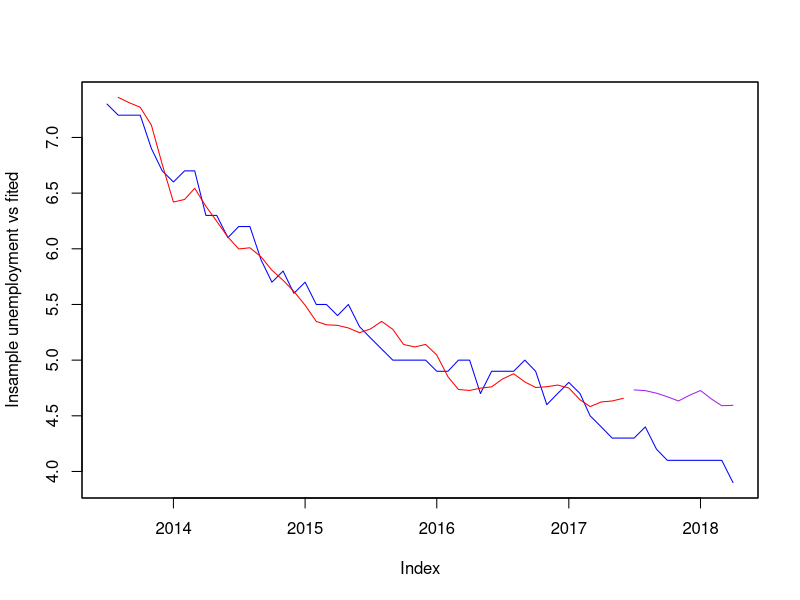

Here is the R script that generated this plot:
## ---- chunk 1
library(lubridate)
library(zoo)
library(xts)
library(Metrics)
library(tidyverse)
library(MASS)
select=dplyr::select
filter=dplyr::filter
knitr::opts_chunk$set(echo=TRUE, warning=FALSE, message=FALSE,comment=NA)
to_xts<-function(data)  xts(data%>%select(-Date),order.by=data%>%.[["Date"]])
to_tbl<-function(xt,...) tbl_df(data.frame(Date=index(xt),xt,
                                          row.names=NULL,check.names = FALSE,...))
## ---- chunk 2
data<-read_csv('google_trend.csv')%>%
  mutate(Date=as.Date(Week,"%m/%d/%Y"))%>%
  select(Date,2:6 )

lead1<-data%>%mutate_at(vars(-Date),funs(lag(.,1)))
lead2<-data%>%mutate_at(vars(-Date),funs(lag(.,2)))
lead3<-data%>%mutate_at(vars(-Date),funs(lag(.,3)))
lead4<-data%>%mutate_at(vars(-Date),funs(lag(.,4)))

dat<-lead1%>%inner_join(lead2,by="Date", suffix=c("_ld1","_ld2"))%>%
      inner_join(lead3, by="Date")%>%
      inner_join(lead4, by="Date",suffix=c("_ld3","_ld4"))
  
  
  
dat<-dat%>% mutate(Date= floor_date(Date, "month"))%>%
  group_by(Date)%>%summarise_all(mean)%>%ungroup
sma2<-dat[-1,]%>%mutate_at(vars(-Date),funs(rollmean(.,2,align = "right",fill=NA)))
dat<-dat%>%inner_join(sma2,by="Date",suffix=c("","_ma2"))


  
  
  
ui<-read_csv('unemployment.csv')%>%
    mutate(Date=paste0(Year,sub("M","-", Period) ,"-01")%>%as.Date)%>%
    select(Date,unemployment=Value)
dat<-dat%>%inner_join(ui,by="Date" )%>%to_xts






## ---- chunk 3
stepAIC(lm(unemployment~., dat["/2017-6"]),trace=0)

fit<-lm(formula = unemployment ~  resume_ld3_ma2 + monster_ld4_ma2, 
        data = dat["/2017-6"])

summary(fit)
## ---- chunk 4
predict(fit, dat["2017-7/"])

dates=as.Date(names(fit$fitted.values),"%Y-%m-%d")

y<-dat[,"unemployment"]
y_fit=xts(fit$fitted.values, order.by=dates)

y1_fit<-xts(predict(fit, dat["2017-7/"]),order.by = index(dat["2017-7/"]))

plot(as.zoo(merge(y,y_fit,y1_fit)), ylab="Insample unemployment vs fited",
    col=c("blue","red","purple"),screens=1)
## ---- chunk 5
print("rmse of in sample test")
rmse(y["/2017-6"], y_fit)
print("rmse of out sample test")
rmse(y["2017-7/"], y1_fit)
